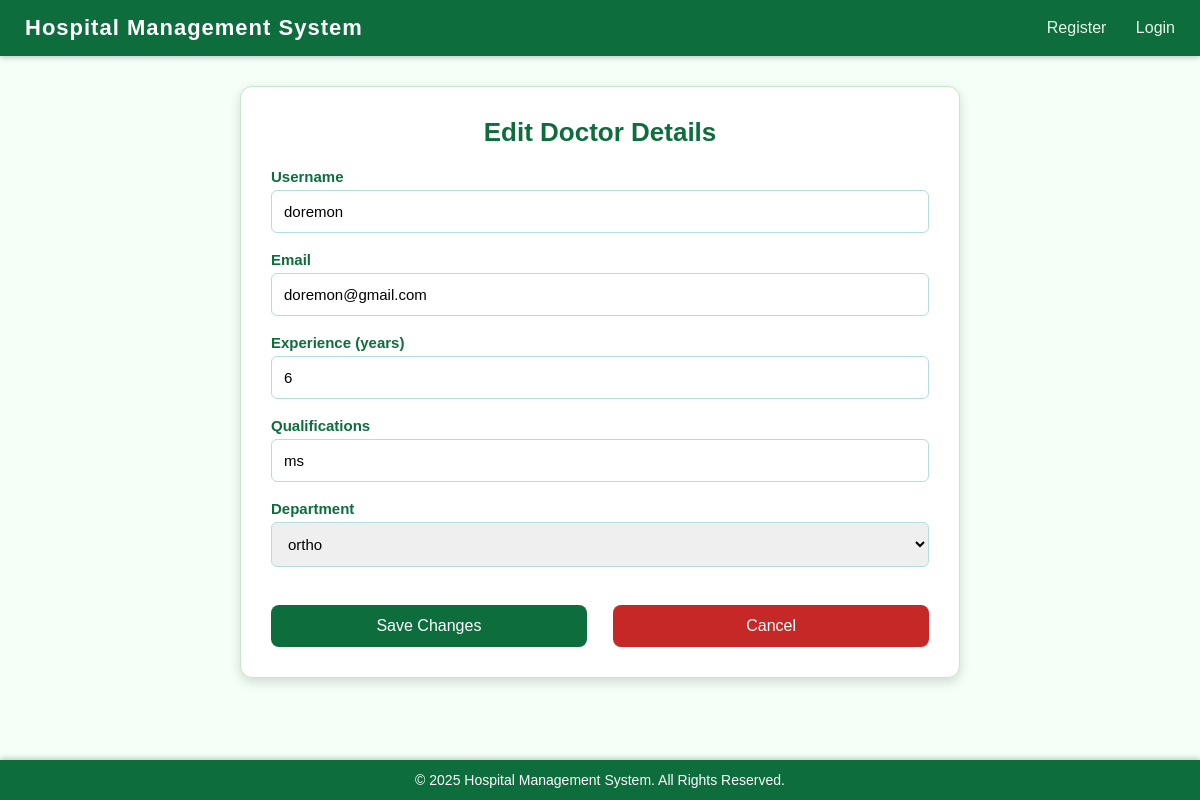
Screenshot of /edit_doctor/17 with the database file from the repository.
### app.py (models this page shows)
class User(db.Model):
    __tablename__='users'
    id=db.Column(db.Integer,primary_key=True)
    username=db.Column(db.String(150),unique=True,nullable=False)
    email=db.Column(db.String(150),unique=True,nullable=False)
    password=db.Column(db.String(150),nullable=False)
    role=db.Column(db.String(50),nullable=False)#eg doctor admin patient
    created_at=db.Column(db.DateTime,default=datetime.utcnow)
    department_id=db.Column(db.Integer,db.ForeignKey('departments.id'),nullable=True)
    department=db.relationship("Department",back_populates="doctors")
    experience=db.Column(db.Integer,nullable=True)
    qualifications=db.Column(db.String(250),nullable=True)
    blacklisted=db.Column(db.Boolean, default=False)
    availabilities = db.relationship('DoctorAvailability', back_populates='doctor', cascade="all, delete-orphan")

class Department(db.Model):
    __tablename__='departments'
    id=db.Column(db.Integer,primary_key=True)
    department_name=db.Column(db.String(100),unique=True,nullable=False)
    description=db.Column(db.Text,nullable=True)
    doctors=db.relationship("User",back_populates="department")

### app.py (the view, shortened to what this page needs)
@app.route('/edit_doctor/<int:doctor_id>',methods=['GET','POST'])
def edit_doctor(doctor_id):
    doctor=User.query.filter_by(id=doctor_id,role='doctor').first_or_404()
    departments=Department.query.all()
    return render_template('edit_doctor.html',doctor=doctor,departments=departments)

### templates/edit_doctor.html (shortened to what this page needs)
{% extends "base.html" %}
{% block content %}
<div class="edit-container">
    <h2 class="edit-title">Edit Doctor Details</h2>
    <form method="POST" class="edit-form">
        <label>Username</label>
        <input type="text" name="username" value="{{ doctor.username }}" required>
        <label>Email</label>
        <input type="email" name="email" value="{{ doctor.email }}" required>
        <label>Experience (years)</label>
        <input type="number" name="experience" value="{{ doctor.experience }}">
        <label>Qualifications</label>
        <input type="text" name="qualifications" value="{{ doctor.qualifications }}">
        <label>Department</label>
        <select name="department_id" required>
            {% for dept in departments %}
                <option value="{{ dept.id }}"
                    {% if doctor.department_id == dept.id %} selected {% endif %}>
                    {{ dept.department_name }}
                </option>
            {% endfor %}
        </select>
        <div class="button-group">
            <button class="btn-submit" type="submit">Save Changes</button>
            <a href="{{ url_for('admin_dashboard') }}" class="btn-cancel">Cancel</a>
        </div>
    </form>
</div>
{% endblock %}

### templates/base.html (style rules this page uses)
* { margin: 0; padding: 0; box-sizing: border-box; font-family: Arial, Helvetica, sans-serif; }
body { background: #f4fff7; padding-bottom: 60px; }

### templates/edit_doctor.html (style rules this page uses)
.edit-container { width: 60%; margin: 30px auto; background: #ffffff; padding: 30px; border-radius: 12px; border: 1px solid #c8e6c9; box-shadow: 0 4px 12px rgba(0,0,0,0.15); }
.edit-title { font-size: 26px; font-weight: bold; color: #0d6d3d; text-align: center; margin-bottom: 20px; }
.edit-form label { font-size: 15px; font-weight: 600; color: #0d6d3d; margin-bottom: 5px; display: block; }
.edit-form input, .edit-form select { width: 100%; padding: 12px; margin-bottom: 18px; border: 1px solid #b2dfdb; border-radius: 6px; font-size: 15px; }
.btn-submit { background: #0d6d3d; color: white; padding: 12px 20px; border-radius: 8px; border: none; font-size: 16px; width: 48%; cursor: pointer; }
.btn-cancel { background: #c62828; color: white; padding: 12px 20px; border-radius: 8px; border: none; font-size: 16px; width: 48%; cursor: pointer; text-decoration: none; display: inline-block; text-align: center; }
.button-group { display: flex; justify-content: space-between; margin-top: 20px; }

### rows the page displays
User: username "doremon", email "doremon@gmail.com", experience "6", qualifications "ms", department_id "ortho"
